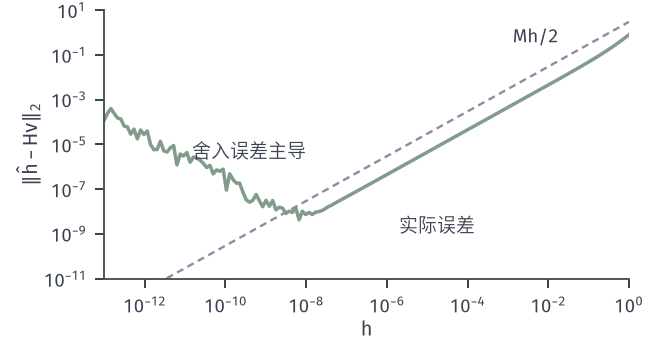

Recreate this plot in Python.
from pathlib import Path
import sys
ROOT = next(p for p in Path(__file__).resolve().parents if (p/'build.sh').is_file() and (p/'tex/book.tex').is_file())
sys.path.insert(0, str(ROOT/'figures/00-shared/mathematical-preliminaries-upper/00-shared/comprehension-figures'))
from support import figure, save, BLUE, GREEN, YELLOW, RED, PURPLE, INK, MUTED, GRID, BLUE_FILL, GREEN_FILL, YELLOW_FILL, RED_FILL, PURPLE_FILL
import numpy as np
HERE = Path(__file__).resolve().parent
STROKE = '#4C4D4F'
def panel(fig, left, right, top, bottom, wspace=.25, hspace=.2):
    fig.set_layout_engine(None)
    fig.subplots_adjust(left=left, right=right, top=top, bottom=bottom, wspace=wspace, hspace=hspace)
def tag(fig, ax, s, y=.05):
    p = ax.get_position(); fig.text((p.x0+p.x1)/2, y, s, ha='center', va='top')
# 贯穿例 f(x)=(x1^2-1)^2/4+x2^2/2，L=2 与 M=6 在 |x1|<=1 上成立，alpha=1/2。
def F(x): return .25*(x[0]**2-1)**2+.5*x[1]**2
def G(x): return np.array([x[0]**3-x[0],x[1]])
LEV=[.02,.08,.16,.25,.4,.65,1,1.5]
def contour(ax,xr,yr,levels=LEV):
    X,Y=np.meshgrid(np.linspace(*xr,700),np.linspace(*yr,500))
    ax.contour(X,Y,.25*(X**2-1)**2+.5*Y**2,levels=levels,colors=[BLUE],linewidths=.65)
def minima(ax,pts=((1,0),(-1,0))):
    for x,y in pts: ax.plot([x],[y],'o',ms=4.8,color=RED,mew=0,zorder=6)
def saddle(ax,x=0,y=0): ax.plot([x],[y],'o',mfc='white',mec=RED,ms=5,mew=1,zorder=7)
fig,a=figure(width_mm=92,height_mm=48); panel(fig,.16,.965,.97,.18)
x=np.array([.3,.2]); v=np.array([1,1])/np.sqrt(2); Hv=np.array([(3*x[0]**2-1)*v[0],v[1]])
h=np.logspace(-13,0,160); e=[np.linalg.norm((G(x+t*v)-G(x))/t-Hv) for t in h]
a.loglog(h,e,color=GREEN,lw=1.4); a.loglog(h,3*h,color=PURPLE,lw=.95,ls=(0,(3,2)))
a.text(.018,.33,'$Mh/2$',fontsize=7.5,ha='right'); a.text(1.5e-11,2.5e-6,'舍入误差主导',fontsize=7.5,ha='left'); a.text(2e-6,1.2e-9,'实际误差',fontsize=7.5)
a.set_xlabel('$h$',labelpad=1); a.set_ylabel('$\\Vert \\hat h-Hv\\Vert_2$',labelpad=1); a.set_ylim(1e-11,10); a.set_xlim(1e-13,1)
save(fig,HERE,'figure',{'x':[.3,.2],'v':'(1,1)/sqrt2','M':6})
